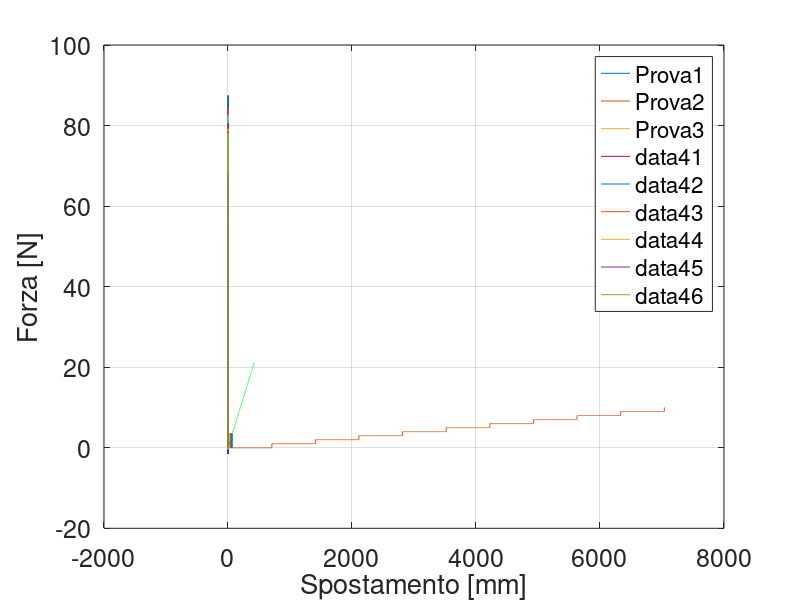
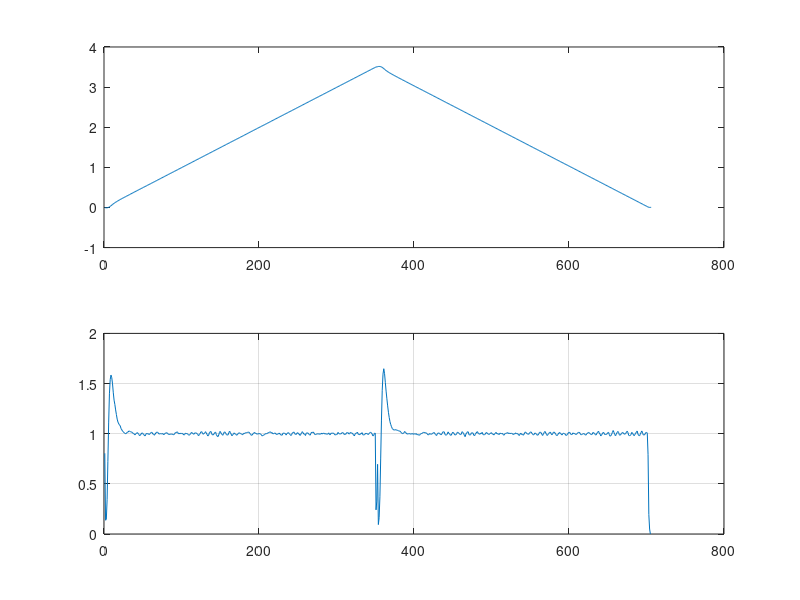
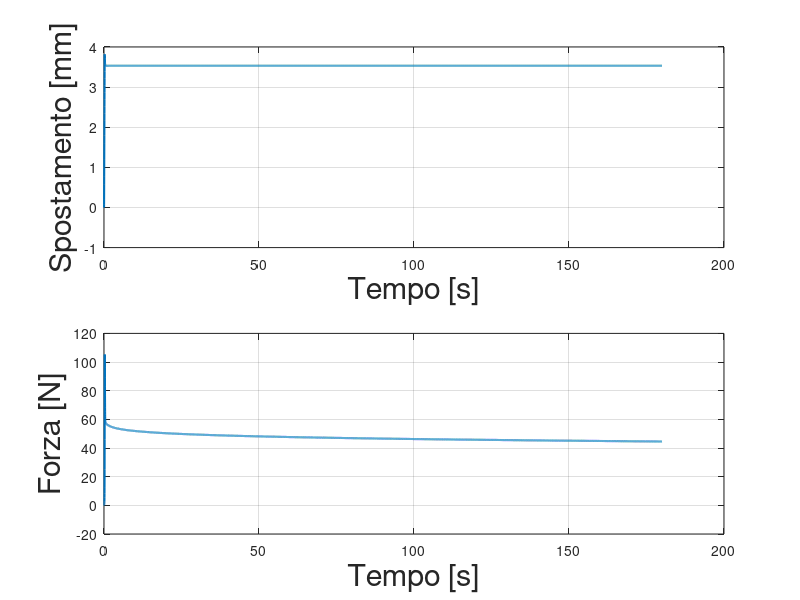
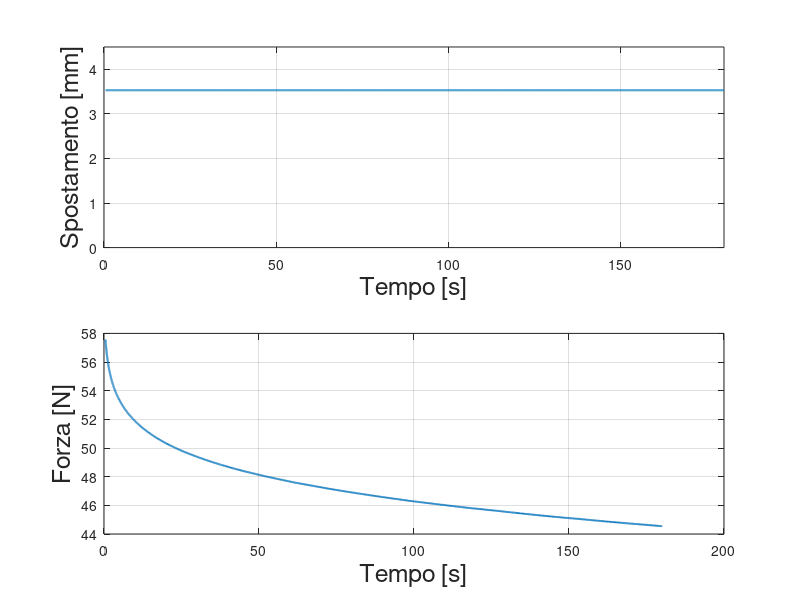

MATLAB code to generate these figures, in order: (Note: this script raises an error after producing the figures.)
%% 1. MATERIALI VISCOELASTICI


load('data_turnoA');
minimum = min;
clear min;
%% Precondizionamento prova 1, 2, 3
spostamento_prec1=data_prec1(:,1);
tempo_prec1=data_prec1(:,4);
forza_prec1=data_prec1(:,2);

spostamento_prec2=data_prec2(:,1);
tempo_prec2=data_prec2(:,4);
forza_prec2=data_prec2(:,2);

spostamento_prec3=data_prec3(:,1);
tempo_prec3=data_prec3(:,4);
forza_prec3=data_prec3(:,2);

%plot(tempo_prec1,spostamento_prec1)
%plot(tempo_prec1,forza_prec1);
%plot(spostamento_prec1,forza_prec1);

plot(tempo_prec1,spostamento_prec1)
hold on
plot(tempo_prec2,spostamento_prec2)
plot(tempo_prec3,spostamento_prec3)


%% Rilassamento: ingresso->gradino di spostamento, uscita->forza 
tempo_ril=data_ril(:,4); 
spostamento_ril=data_ril(:,1); 
forza_ril=data_ril(:,2);
deformazione_ril=data_ril(:,11); 
sforzo_ril=data_ril(:,3);

plot(tempo_ril,spostamento_ril);


%% Rottura
tempo_rott=data_rott(:,4); 
spostamento_rott=data_rott(:,1); 
forza_rott=data_rott(:,2);
deformazione_rott=data_rott(:,11);
sforzo_rott=data_rott(:,3);

plot(tempo_rott,spostamento_rott)


%% Grafici isteresi precondizionamenti: plot(spostamento,forza)
plot(spostamento_prec1,forza_prec1,'linewidth',1);
hold on
plot(spostamento_prec2,forza_prec2,'linewidth',1);
plot(spostamento_prec3,forza_prec3,'linewidth',1);
legend('Precondizionamento 1','Precondizionamento 2','Precondizionamento 3','Location','best')
xlabel('Spostamento [mm]','fontsize',18)
ylabel('Forza [N]','FontSize',18)
grid on
set(gca,'fontsize',18)


%% Test di Isteresi
%precondizionamento 1
N=10;
indice_ciclo1=data_prec1(:,5);
plot(indice_ciclo1);

for j=1:N;
    k=1;
    for i=1:length(data_prec1);
        if j==indice_ciclo1(i)+1
            spostamento_prec1_cicli(k,j)=spostamento_prec1(i);
            forza_prec1_cicli(k,j)=forza_prec1(i);
            k=k+1;
        end
    end
end

% plot(spostamento_prec1_cicli);
% plot(forza_prec1_cicli);
% xlabel('spostamento [mm]',"FontSize",20);
% ylabel('forza [N]', "FontSize",20);
% 
% plot(spostamento_prec1_cicli(:,6:10));
% plot(forza_prec1_cicli(:,6:10));

spostamento_prec1_cicli_mean=mean(spostamento_prec1_cicli(:,6:10),2);
forza_prec1_cicli_mean=mean(forza_prec1_cicli(:,6:10),2);

plot(spostamento_prec1_cicli,forza_prec1_cicli)
hold on
plot(spostamento_prec1_cicli_mean,forza_prec1_cicli_mean, 'Color','k', LineWidth=3);


%precondizionamento 2
indice_ciclo2=data_prec2(:,5);
%plot(indice_ciclo2);
for j=1:N;
    k=1;
    for i=1:length(data_prec2);
        if j==indice_ciclo2(i)+1
            spostamento_prec2_cicli(k,j)=spostamento_prec2(i);
            forza_prec2_cicli(k,j)=forza_prec2(i);
            k=k+1;
        end
    end
end

% plot(spostamento_prec2_cicli);
% plot(forza_prec2_cicli);
% xlabel('spostamento [mm]',"FontSize",20);
% ylabel('forza [N]', "FontSize",20);
% 
% plot(spostamento_prec2_cicli(:,6:10),forza_prec2_cicli(:,6:10));

spostamento_prec2_cicli_mean=mean(spostamento_prec2_cicli(:,6:10),2);
forza_prec2_cicli_mean=mean(forza_prec2_cicli(:,6:10),2);

plot(spostamento_prec2_cicli,forza_prec2_cicli)
hold on
plot(spostamento_prec2_cicli_mean,forza_prec2_cicli_mean, 'Color','k', LineWidth=3);

%precondizionamento 3
indice_ciclo3=data_prec3(:,5);
%plot(indice_ciclo3);
for j=1:N;
    k=1;
    for i=1:length(data_prec3);
        if j==indice_ciclo3(i)+1
            spostamento_prec3_cicli(k,j)=spostamento_prec3(i);
            forza_prec3_cicli(k,j)=forza_prec3(i);
            k=k+1;
        end
    end
end
% plot(spostamento_prec3_cicli);
% plot(forza_prec3_cicli);
% xlabel('spostamento [mm]',"FontSize",20);
% ylabel('forza [N]', "FontSize",20);
% 
% plot(spostamento_prec3_cicli(:,6:10));
% plot(forza_prec3_cicli(:,6:10));

spostamento_prec3_cicli_mean=mean(spostamento_prec3_cicli(:,6:10),2);
forza_prec3_cicli_mean=mean(forza_prec3_cicli(:,6:10),2);

plot(spostamento_prec3_cicli,forza_prec3_cicli)
hold on
plot(spostamento_prec3_cicli_mean,forza_prec3_cicli_mean, 'Color','k', LineWidth=3);


plot(spostamento_prec1_cicli_mean,forza_prec1_cicli_mean);
hold on
plot(spostamento_prec2_cicli_mean,forza_prec2_cicli_mean);
plot(spostamento_prec3_cicli_mean,forza_prec3_cicli_mean);
legend('Prova1','Prova2','Prova3','Location','best')

% annullare offset iniziale della forza + calcolare energia dissipata
x_prec1=spostamento_prec1_cicli_mean-spostamento_prec1_cicli_mean(1);
y_prec1=forza_prec1_cicli_mean-forza_prec1_cicli_mean(1);
plot(x_prec1(1:end/2),y_prec1(1:end/2)); 
hold on
plot(x_prec1(end/2+1:end),y_prec1(end/2+1:end));
isteresi_prec1=trapz(x_prec1(1:end/2),y_prec1(1:end/2))-trapz(x_prec1(end/2+1:end),y_prec1(end/2+1:end)); %energia dissipata

x_prec2=spostamento_prec2_cicli_mean-spostamento_prec2_cicli_mean(1);
y_prec2=forza_prec2_cicli_mean-forza_prec2_cicli_mean(1);
plot(x_prec2(1:end/2),y_prec2(1:end/2));
hold on
plot(x_prec2(end/2+1:end),y_prec2(end/2+1:end));
isteresi_prec2=trapz(x_prec2(1:end/2),y_prec2(1:end/2))-trapz(x_prec2(end/2+1:end),y_prec2(end/2+1:end)); %energia dissipata

x_prec3=spostamento_prec3_cicli_mean-spostamento_prec3_cicli_mean(1);
y_prec3=forza_prec3_cicli_mean-forza_prec3_cicli_mean(1);
plot(x_prec3(1:end/2),y_prec3(1:end/2));
hold on
plot(x_prec3(end/2+1:end),y_prec3(end/2+1:end));
isteresi_prec3=trapz(x_prec3(1:end/2),y_prec3(1:end/2))-trapz(x_prec3(end/2+1:end),y_prec3(end/2+1:end)); %energia dissipata


figure
bar([isteresi_prec1,isteresi_prec2,isteresi_prec3]);
set(gca,'fontsize',18);
xlabel('numero prova','FontSize',18);
ylabel('isteresi [J]','fontsize',18);
grid on

% verifico che l'inversione presa a metà sia corretta
subplot(2,1,1)
plot(x_prec1)
subplot(2,1,2)
v_prec1=diff(x_prec1)/0.01;
plot(abs(v_prec1))
grid on

[min2,index]=min(abs(v_prec1(round(end/2-10):round(end/2+10))));

figure
plot(deformazione_rott,sforzo_rott,'linewidth',2)
set(gca,'Fontsize',18)
xlabel('Deformazione [%]')
ylabel('Sforzo [MPa]')
title('Curva Sforzo-Deformazione')
grid on


%% Test di Rottura
lin_in=cursor_info1.DataIndex;
lin_fin=cursor_info2.DataIndex;
sforzo_lin=sforzo_rott(lin_in:lin_fin);
deformazione_lin=deformazione_rott(lin_in:lin_fin);

plot(deformazione_lin,sforzo_lin,'LineWidth',2)
set(gca,'fontsize',18)
xlabel('deformazione [%]')
ylabel('sforzo [MPa]','fontsize',18)
title('Tratto lineare 3%-4%')
grid on
xlim([3 4])

p=polyfit(deformazione_lin,sforzo_lin,1); %regressione lineare pe identificare il modulo di Young
young=p(1);
offset=p(2);

plot(deformazione_lin,sforzo_lin,'b','LineWidth',1.5)
hold on
plot(deformazione_lin,offset+young*deformazione_lin,'r','LineWidth',1.5)
set(gca,'fontsize',22)
legend('Dati sperimentali','Regressione','location','best')
xlabel('Deformazione [%]')
ylabel('Sforzo [MPa]')
grid on


%% Test di Rilassamento
subplot(2,1,1)
plot(tempo_ril,spostamento_ril,'LineWidth',1.5)
xlabel('Tempo [s]','fontsize',22)
ylabel('Spostamento [mm]','fontsize',22)
grid on
subplot(2,1,2)
plot(tempo_ril,forza_ril,'LineWidth',1.5)
xlabel('Tempo [s]','fontsize',22)
ylabel('Forza [N]','fontsize',22)
grid on

Fs=100;
t_in=0.5;
s_in=Fs*t_in;
tempo_espo_ril=tempo_ril(s_in:end);
spostamento_espo_ril=spostamento_ril(s_in:end);
forza_espo_ril=forza_ril(s_in:end);

figure
subplot(2,1,1)
plot(tempo_espo_ril,spostamento_espo_ril,'LineWidth',1.5)
xlim([0 180])
ylim([0 4.5])
xlabel('Tempo [s]','fontsize',18)
ylabel('Spostamento [mm]','fontsize',18)
grid on
subplot(2,1,2)
plot(tempo_espo_ril,forza_espo_ril,'LineWidth',1.5)
xlabel('Tempo [s]','fontsize',18)
ylabel('Forza [N]','fontsize',18)
grid on

% nel grafico forza-tempo l'esponenziale sembra avvicinarsi al valore 44 anziche' a 0, per t->infinto, quindi posso: 
%   1)modellare il corpo come somma di due esponenziali (sovrapposizione di effetti tra due corpi di
%   Maxwell: parallelo tra le due risposte a rilassamento cioè si sommano le forze);
%   2)modellare il corpo come un corpo di Kelvin che si assesta ad un valore diverso da zero

% 1) Primo metodo di modellazione: Maxwell
a=6.476;
b=-0.06544;
c=49.13;
d=-0.0005717;
tau1=-1/b;
tau2=-1/d;
forza_fit_ril=a*exp(b*tempo_espo_ril)+c*exp(d*tempo_espo_ril);
F_min=40;
F_max=60;
figure
plot(tempo_espo_ril,[forza_espo_ril,forza_fit_ril],'LineWidth',2)
hold on
xline(tau1,'g','LineWidth',1.5)

% 2) Secondo Metodo di modellazione: Kelvin
a1=51.12;
b1=-0.0008911;
tau=-1/b1;
forza_fit_ril1=a1*exp(b1*tempo_espo_ril);
figure
plot(tempo_espo_ril,[forza_espo_ril,forza_fit_ril1])






